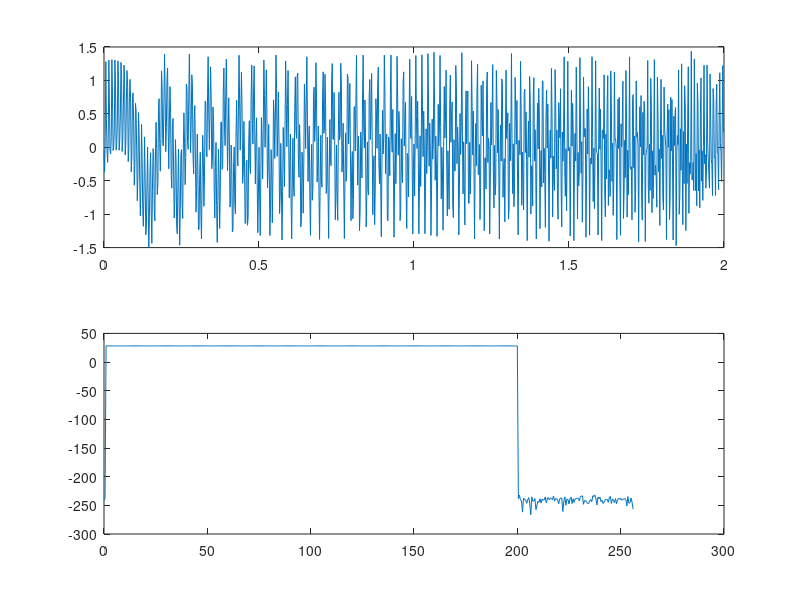
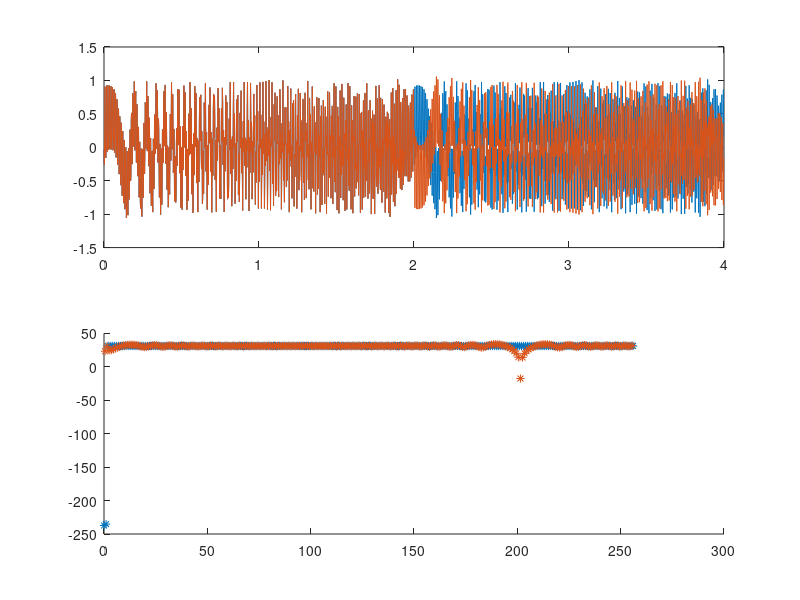

Write MATLAB code to recreate these figures, in order. (Note: this script raises an error after producing the figures.)
clc
clear
close all

%% Fast Fourrier Transformation parameters
N = 400; % 50,100,200,400,800,1600,3200,6400
nFFT = 2.56*N;

% Baseband
fmax = 200;  % frequency span (Hz)
fs = 2.56*fmax; % Nyquist frequency (Hz)

dt = 1/fs;  % sampling time (sec)
df = fmax/nFFT;  % sampling frequency (Hz)
frequency_vector = df:df:fmax;
% frequency_vector = fmax*linspace(0,1,nFFT/2+1);

T_total = nFFT*dt; % duration of the experiment (sec)
time_vector = 0:dt:T_total-dt;

%% Input signal generation with window and overlap
n_inp = 2; % number of input channels
n_out = 2; % number of output channels

%% Hadamard matrix creation for orthogonal input
m = ceil(log2(n_inp)); % 2-79 of Frequency-domain System Identification Book Rik Pintelon, Page 66
if m == 0
    m = m+1;
end
nu = 2^m;
H2 = [1 1;1 -1];
if m == 1
    H2_dum = H2;
else
    for i = 1:m-1
        if i == 1
            H2_dum = H2;
        end
        H2_dum = kron(H2,H2_dum); 
    end
end
H2m = H2_dum; 
T = 1/sqrt(nu)*H2m;

%%
% Creating the input signal (uniformly distributed random signal)
max_inp = 0.5; % specify the maximum amplitude of input
min_inp = -0.5; % specify the maximum amplitude of input
inp_dum = zeros(size(time_vector));
num_sum = fmax;
stepp = fmax/N;
Amp = 1/sqrt(numel(1:stepp:num_sum));
frequency_vector1 = 1:stepp:fmax;
ii = 1;
for i = 1:stepp:num_sum
    phi_k = -ii*(ii-1)*pi/num_sum;
%     phi_k = rand*2*pi;
%     phi_k = x(i);
    inp_dum = inp_dum + Amp*cos(2*pi*frequency_vector1(ii)*time_vector + phi_k);
    ii = ii+1;
end
inp_SISO = inp_dum;
figure(1);
subplot(2,1,1)
plot(time_vector,inp_SISO)
subplot(2,1,2)
fff = fs*(0:(nFFT/2))/nFFT;
% inp_SISO(1,1025:end) = inp_SISO(1,1:1024);
inp_FFT = fft(inp_SISO);
plot(fff,20*log10(abs(inp_FFT(1,1:nFFT/2+1))))

%%
inp_fft = fft(inp_SISO);

% uniform_win_inp = ones(nFFT,n_inp);
% uniform_win_out = ones(nFFT,n_out);
% 
% % averaging and overlap properties
% n_aver = 1; % number of averaging
% 
% % overlap parameters
% overlap = 0; 
% r_overlap = overlap/100; % rate of overlap (%)
% [inp_fft, ~] = pwelch(inp_SISO,uniform_win_out(:,1),overlap,nFFT,df);
% inp_fft = inp_fft(2:end)';
% inp_fft = [inp_fft fliplr(inp_fft)];


inp_fft_T_dum = zeros(nu,nu,nFFT);
% Hadamard signal creation
for i = 1:nFFT
    inp_fft_T_dum(:,:,i) = inp_fft(i)*T;
end


% inp_fft_T = inp_fft_T';
% inp = zeros(nu*nFFT,n_inp);
% 
% for i = 1:n_inp
%     inp(:,i) = (ifft(inp_fft_T(:,i),'symmetric'));
% end

inp = zeros(nu*nFFT,nu);
for j = 1:nu
    for i = 1:nu
%         inp(i,(j-1)*nFFT+1:j*nFFT) = ifft(squeeze(inp_fft_T_dum(i,j,:)))';
        inp((j-1)*nFFT+1:j*nFFT,i) = ifft(squeeze(inp_fft_T_dum(i,j,:)));
    end
end

if n_inp < nu
    inp = inp(:,1:n_inp);
end


% inp_fft_T = zeros(n_inp,nFFT*nu);
% for i = 1:n_inp
%     for j = 1:nu
%         inp_fft_T(i,(j-1)*nFFT+1:j*nFFT) = squeeze(inp_fft_T_dum(j,i,:));
%     end
% end

% inp_fft_T = zeros(nFFT*nu,1);
% for i = 1:nu
%     inp_fft_T((i-1)*nFFT+1:i*nFFT,1) = squeeze(inp_fft_T_dum(i,1,:));
% end

figure(2)
subplot(2,1,1)
total_time_vector = 0:dt:((T_total*nu)-dt);
plot(total_time_vector,inp)
subplot(2,1,2)
fff = fs*(0:(nFFT/2))/nFFT;
hold on
for i = 1:n_inp
    inp_FFT = abs(fft((inp(:,i))'));
    hold on
    plot(fff,20*log10((inp_FFT(1,1:nFFT/2+1))),'*')
end

%%
uniform_win_inp = ones(nFFT,n_inp);
uniform_win_out = ones(nFFT,n_out);

% averaging and overlap properties
n_aver = 5; % number of averaging

% overlap parameters
overlap = 0; 
r_overlap = overlap/100; % rate of overlap (%)
T_total = T_total*nu;
T_total = n_aver*T_total-(n_aver-1)*r_overlap*T_total; % total duration of input signal after windowing and averaging (sec)
total_samples = round(n_aver*nFFT-(n_aver-1)*r_overlap*nFFT); % total number of samples
total_time_vector = 0:dt:T_total-dt;
inp = repmat(inp,n_aver,1);
% figure(3)
% plot(total_time_vector,inp)

%%
% load sysc1
load sysc
sample_sys = sysc;
sample_sys = ss(sample_sys.A,sample_sys.B(:,1:2),sample_sys.C,sample_sys.D(:,1:2));
% sample_sys = ss(sample_sys.A,sample_sys.B(:,1),sample_sys.C,sample_sys.D(:,1));
% sample_sys = ss(sample_sys.A,sample_sys.B,sample_sys.C,sample_sys.D);


%%
% figure(4)
k = 0;
num_states = sqrt(numel(sample_sys.A));
for i = 1:n_inp
    for j = 1:n_out
        k = k+1;
%         subplot(n_inp,n_out,k)
        resp(:,k) = squeeze(freqresp(sample_sys(j,i),frequency_vector,'Hz'));
%         semilogy(frequency_vector,abs(resp))
%                 plot(f,angle(resp)*180/pi);
    end 
end
[out_sample,~,~] = lsim(sample_sys,inp,total_time_vector,zeros(num_states,1));
% figure(5)
% plot(total_time_vector,out_sample)
inp2sim = [total_time_vector' inp];
out = out_sample;
% out = out(nFFT+1:end,:);
% inp = inp(nFFT+1:end,:);
%% Output analysis

% out = out.signals.values;
% out = out(:,1:n_out);

if overlap > 0
    n_samples_in_Overlap = floor((overlap*nFFT) / 100); 
    nFrames = n_aver; 
else
    n_samples_in_Overlap= nFFT;
    nFrames = floor(total_samples/n_samples_in_Overlap)-1;
end

S_inp_out = zeros(nFFT/2+1,n_inp*n_out);
k = 0;
for i = 1:n_inp
    for j = 1:n_out
        k = k+1;
        [S_inp_out_dum, freq_after_overlap] = cpsd(inp(:,i),out(:,j),uniform_win_inp(:,1),overlap,nFFT,df);
        S_inp_out(:,k) = S_inp_out_dum;
    end
end

S_inp_inp = zeros(nFFT/2+1,n_inp);
for i = 1:n_inp
    [S_inp_inp(:,i), ~] = pwelch(inp(:,i),uniform_win_inp(:,i),overlap,nFFT,df);
end

S_out_out = zeros(nFFT/2+1,n_out);
for j = 1:n_out
    [S_out_out(:,j), ~] = pwelch(out(:,j),uniform_win_out(:,j),overlap,nFFT,df);
end

k = 0;
for i = 1:n_inp
    for j = 1:n_out
        k = k+1;
        H_2(:,k) = S_out_out(:,j)./S_inp_out(:,k);
        H_1(:,k) = S_inp_out(:,k)./S_inp_inp(:,i);
    end
end

for i = 1:n_out
    fft_out(:,i) = fft(out(:,i));
end
for i = 1:n_inp
    fft_inp(:,i) = fft(inp(:,i));
end
k = 0;
for i = 1:n_inp
    for j = 1:n_out
        k = k+1;
        H_fft(:,k) = fft_out(:,j)./fft_inp(:,i);
    end
end
H_fft = H_fft(1:numel(total_time_vector)/2+1,:);

figure('units','normalized','outerposition',[0 0 1 1])
k = 0;
f = fmax*(0:(numel(total_time_vector)/2))/numel(total_time_vector);
for i = 1:n_inp
    for j = 1:n_out
        k = k+1;
        subplot(n_inp,n_out,k)
        semilogy(frequency_vector,abs(resp(:,k)))
        hold on
        semilogy(freq_after_overlap*1/dt/df,abs(H_1(:,k)))
%         hold on
%         semilogy(f,abs(H_fft(:,k)))
        xlim([1 fmax])
    end
end

% [sv,w] = sigma(sample_sys);
% figure(4)
% semilogy(w/2/pi,sv(1,:)./sv(2,:))
% xlim([0 100])